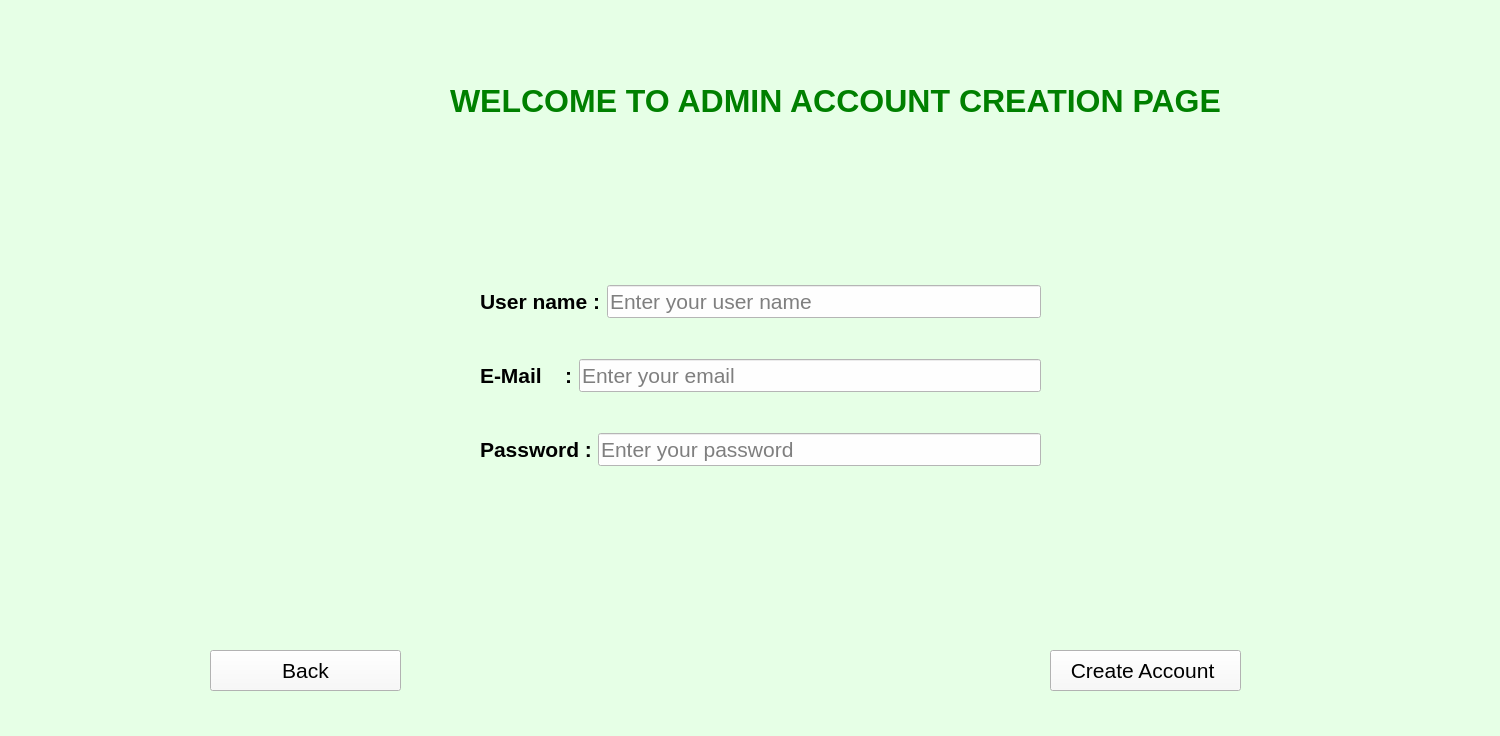
<?xml version="1.0" encoding="UTF-8"?>
<ui version="4.0">
 <class>Form</class>
 <widget class="QWidget" name="Form">
  <property name="geometry">
   <rect>
    <x>0</x>
    <y>0</y>
    <width>1500</width>
    <height>736</height>
   </rect>
  </property>
  <property name="windowTitle">
   <string>Account_creation</string>
  </property>
  <property name="styleSheet">
   <string notr="true">background-color:rgb(230, 255, 230)</string>
  </property>
  <widget class="QPushButton" name="create__acc">
   <property name="geometry">
    <rect>
     <x>1050</x>
     <y>650</y>
     <width>191</width>
     <height>41</height>
    </rect>
   </property>
   <property name="font">
    <font>
     <pointsize>16</pointsize>
     <italic>false</italic>
     <bold>false</bold>
    </font>
   </property>
   <property name="styleSheet">
    <string notr="true">background-color:rgb(249, 249, 249)</string>
   </property>
   <property name="text">
    <string>Create Account </string>
   </property>
  </widget>
  <widget class="QLabel" name="label">
   <property name="geometry">
    <rect>
     <x>450</x>
     <y>70</y>
     <width>781</width>
     <height>61</height>
    </rect>
   </property>
   <property name="font">
    <font>
     <pointsize>24</pointsize>
     <italic>false</italic>
     <bold>true</bold>
    </font>
   </property>
   <property name="styleSheet">
    <string notr="true">QLabel{
color:green
}</string>
   </property>
   <property name="text">
    <string>WELCOME TO ADMIN ACCOUNT CREATION PAGE</string>
   </property>
  </widget>
  <widget class="QWidget" name="layoutWidget">
   <property name="geometry">
    <rect>
     <x>480</x>
     <y>250</y>
     <width>561</width>
     <height>251</height>
    </rect>
   </property>
   <layout class="QVBoxLayout" name="verticalLayout">
    <item>
     <layout class="QHBoxLayout" name="horizontalLayout_2">
      <item>
       <widget class="QLabel" name="label_2">
        <property name="font">
         <font>
          <pointsize>16</pointsize>
          <italic>false</italic>
          <bold>true</bold>
         </font>
        </property>
        <property name="text">
         <string>User name :</string>
        </property>
       </widget>
      </item>
      <item>
       <widget class="QLineEdit" name="username">
        <property name="font">
         <font>
          <pointsize>16</pointsize>
          <italic>false</italic>
         </font>
        </property>
        <property name="styleSheet">
         <string notr="true">background-color:rgb(254, 254, 254)</string>
        </property>
        <property name="text">
         <string/>
        </property>
        <property name="placeholderText">
         <string>Enter your user name</string>
        </property>
       </widget>
      </item>
     </layout>
    </item>
    <item>
     <layout class="QHBoxLayout" name="horizontalLayout_3">
      <item>
       <widget class="QLabel" name="label_3">
        <property name="font">
         <font>
          <pointsize>16</pointsize>
          <italic>false</italic>
          <bold>true</bold>
         </font>
        </property>
        <property name="text">
         <string>E-Mail    :</string>
        </property>
       </widget>
      </item>
      <item>
       <widget class="QLineEdit" name="email">
        <property name="font">
         <font>
          <pointsize>16</pointsize>
          <italic>false</italic>
         </font>
        </property>
        <property name="styleSheet">
         <string notr="true">background-color:rgb(254, 254, 254)</string>
        </property>
        <property name="inputMethodHints">
         <set>Qt::ImhNone</set>
        </property>
        <property name="text">
         <string/>
        </property>
        <property name="echoMode">
         <enum>QLineEdit::Normal</enum>
        </property>
        <property name="placeholderText">
         <string>Enter your email</string>
        </property>
        <property name="cursorMoveStyle">
         <enum>Qt::VisualMoveStyle</enum>
        </property>
       </widget>
      </item>
     </layout>
    </item>
    <item>
     <layout class="QHBoxLayout" name="horizontalLayout">
      <item>
       <widget class="QLabel" name="label_4">
        <property name="font">
         <font>
          <pointsize>16</pointsize>
          <italic>false</italic>
          <bold>true</bold>
         </font>
        </property>
        <property name="text">
         <string>Password :</string>
        </property>
       </widget>
      </item>
      <item>
       <widget class="QLineEdit" name="password">
        <property name="font">
         <font>
          <pointsize>16</pointsize>
          <italic>false</italic>
         </font>
        </property>
        <property name="styleSheet">
         <string notr="true">background-color:rgb(254, 254, 254)</string>
        </property>
        <property name="text">
         <string/>
        </property>
        <property name="echoMode">
         <enum>QLineEdit::PasswordEchoOnEdit</enum>
        </property>
        <property name="placeholderText">
         <string>Enter your password</string>
        </property>
        <property name="cursorMoveStyle">
         <enum>Qt::VisualMoveStyle</enum>
        </property>
       </widget>
      </item>
     </layout>
    </item>
   </layout>
  </widget>
  <widget class="QPushButton" name="Back">
   <property name="geometry">
    <rect>
     <x>210</x>
     <y>650</y>
     <width>191</width>
     <height>41</height>
    </rect>
   </property>
   <property name="font">
    <font>
     <pointsize>16</pointsize>
     <italic>false</italic>
     <bold>false</bold>
    </font>
   </property>
   <property name="styleSheet">
    <string notr="true">background-color:rgb(249, 249, 249)</string>
   </property>
   <property name="text">
    <string>Back</string>
   </property>
  </widget>
  <widget class="QLabel" name="result_label">
   <property name="geometry">
    <rect>
     <x>380</x>
     <y>550</y>
     <width>801</width>
     <height>61</height>
    </rect>
   </property>
   <property name="font">
    <font>
     <pointsize>20</pointsize>
     <italic>false</italic>
    </font>
   </property>
   <property name="styleSheet">
    <string notr="true">QLabel{
color:purple
}</string>
   </property>
   <property name="text">
    <string/>
   </property>
  </widget>
  <widget class="QWidget" name="layoutWidget">
   <property name="geometry">
    <rect>
     <x>1100</x>
     <y>250</y>
     <width>261</width>
     <height>231</height>
    </rect>
   </property>
   <layout class="QVBoxLayout" name="verticalLayout_2">
    <item>
     <widget class="QLabel" name="user_name_label">
      <property name="font">
       <font>
        <pointsize>16</pointsize>
       </font>
      </property>
      <property name="styleSheet">
       <string notr="true">QLabel{
color:red
}</string>
      </property>
      <property name="text">
       <string/>
      </property>
     </widget>
    </item>
    <item>
     <widget class="QLabel" name="email_label">
      <property name="font">
       <font>
        <pointsize>16</pointsize>
        <italic>false</italic>
       </font>
      </property>
      <property name="styleSheet">
       <string notr="true">QLabel{
color:red
}</string>
      </property>
      <property name="text">
       <string/>
      </property>
     </widget>
    </item>
    <item>
     <widget class="QLabel" name="password_label">
      <property name="font">
       <font>
        <pointsize>16</pointsize>
        <italic>false</italic>
       </font>
      </property>
      <property name="styleSheet">
       <string notr="true">QLabel{
color:red
}</string>
      </property>
      <property name="text">
       <string/>
      </property>
     </widget>
    </item>
   </layout>
  </widget>
 </widget>
 <resources/>
 <connections/>
</ui>
